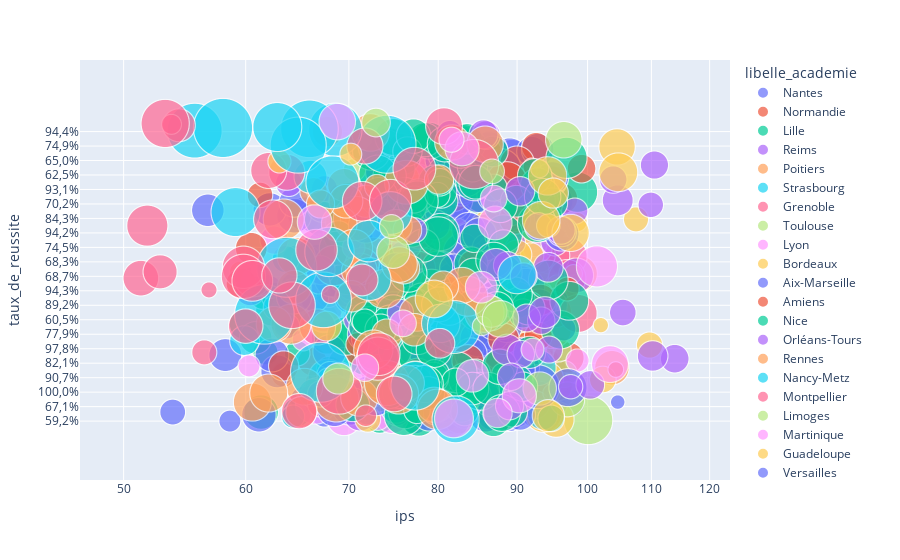

This figure's notebook cell:
### Code cell
fig = px.scatter(no_na_carto, x="ips", y="taux_de_reussite",
	    size="nombre_d_eleves", color="libelle_academie",
        hover_name="libelle_academie", log_x=True, size_max=60)
fig.show()
